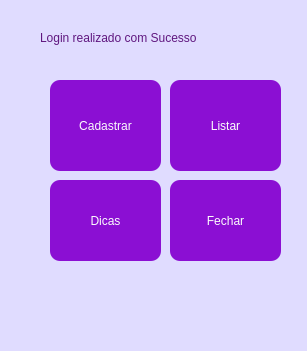
<?xml version="1.0" encoding="UTF-8"?>
<ui version="4.0">
 <class>MainWindow</class>
 <widget class="QMainWindow" name="MainWindow">
  <property name="geometry">
   <rect>
    <x>0</x>
    <y>0</y>
    <width>307</width>
    <height>351</height>
   </rect>
  </property>
  <property name="windowTitle">
   <string>Login com Sucesso</string>
  </property>
  <property name="styleSheet">
   <string notr="true">background-color: rgb(224, 220, 255);</string>
  </property>
  <widget class="QWidget" name="centralwidget">
   <widget class="QLabel" name="label">
    <property name="geometry">
     <rect>
      <x>40</x>
      <y>30</y>
      <width>211</width>
      <height>16</height>
     </rect>
    </property>
    <property name="styleSheet">
     <string notr="true">color: rgb(96, 23, 127);
font: 9pt &quot;MS Shell Dlg 2&quot;;</string>
    </property>
    <property name="text">
     <string>Login realizado com Sucesso</string>
    </property>
   </widget>
   <widget class="QPushButton" name="pushButton">
    <property name="geometry">
     <rect>
      <x>170</x>
      <y>180</y>
      <width>111</width>
      <height>81</height>
     </rect>
    </property>
    <property name="styleSheet">
     <string notr="true">font: 75 9pt &quot;MS Shell Dlg 2&quot;;
color: rgb(252, 252, 252);
background-color: rgb(176, 56, 114);
background-color: rgb(139, 15, 211);
border-radius: 10px;</string>
    </property>
    <property name="text">
     <string>Fechar</string>
    </property>
   </widget>
   <widget class="QLabel" name="label_2">
    <property name="geometry">
     <rect>
      <x>230</x>
      <y>20</y>
      <width>51</width>
      <height>41</height>
     </rect>
    </property>
    <property name="text">
     <string/>
    </property>
    <property name="pixmap">
     <pixmap>../../OneDrive/Área de Trabalho/Icones/verificar2.png</pixmap>
    </property>
   </widget>
   <widget class="QPushButton" name="pushButton_2">
    <property name="geometry">
     <rect>
      <x>50</x>
      <y>80</y>
      <width>111</width>
      <height>91</height>
     </rect>
    </property>
    <property name="styleSheet">
     <string notr="true">font: 75 9pt &quot;MS Shell Dlg 2&quot;;
color: rgb(252, 252, 252);
background-color: rgb(176, 56, 114);
background-color: rgb(139, 15, 211);
border-radius: 10px;</string>
    </property>
    <property name="text">
     <string>Cadastrar</string>
    </property>
   </widget>
   <widget class="QPushButton" name="pushButton_3">
    <property name="geometry">
     <rect>
      <x>170</x>
      <y>80</y>
      <width>111</width>
      <height>91</height>
     </rect>
    </property>
    <property name="styleSheet">
     <string notr="true">font: 75 9pt &quot;MS Shell Dlg 2&quot;;
color: rgb(252, 252, 252);
background-color: rgb(176, 56, 114);
background-color: rgb(139, 15, 211);
border-radius: 10px;</string>
    </property>
    <property name="text">
     <string>Listar</string>
    </property>
   </widget>
   <widget class="QPushButton" name="pushButton_4">
    <property name="geometry">
     <rect>
      <x>50</x>
      <y>180</y>
      <width>111</width>
      <height>81</height>
     </rect>
    </property>
    <property name="styleSheet">
     <string notr="true">font: 75 9pt &quot;MS Shell Dlg 2&quot;;
color: rgb(252, 252, 252);
background-color: rgb(176, 56, 114);
background-color: rgb(139, 15, 211);
border-radius: 10px;</string>
    </property>
    <property name="text">
     <string>Dicas</string>
    </property>
   </widget>
   <widget class="QLabel" name="label_3">
    <property name="geometry">
     <rect>
      <x>0</x>
      <y>270</y>
      <width>51</width>
      <height>61</height>
     </rect>
    </property>
    <property name="text">
     <string/>
    </property>
    <property name="pixmap">
     <pixmap>../../OneDrive/Área de Trabalho/Icones/cofrinho2.png</pixmap>
    </property>
   </widget>
  </widget>
  <widget class="QStatusBar" name="statusbar"/>
 </widget>
 <resources/>
 <connections/>
</ui>
